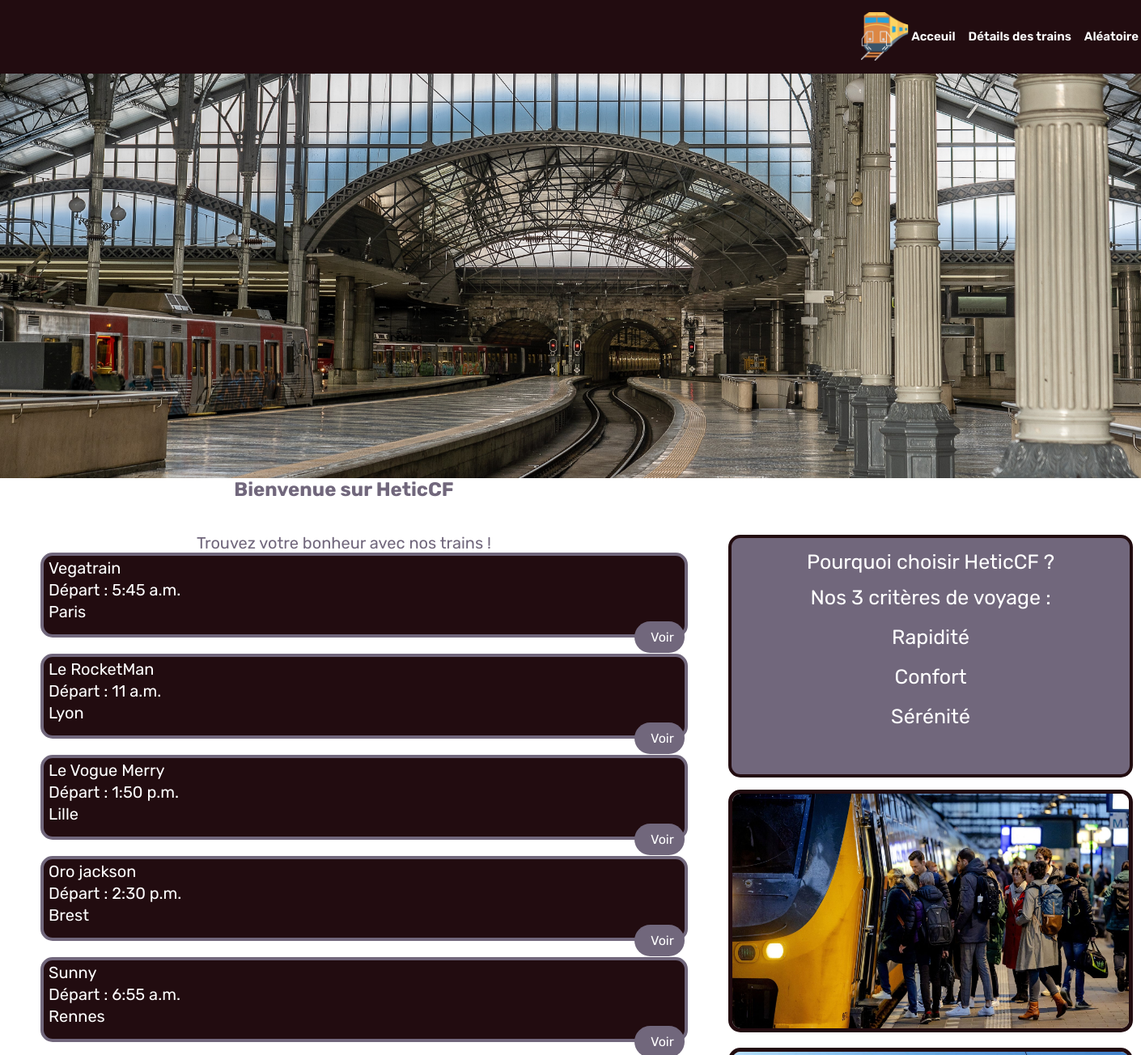
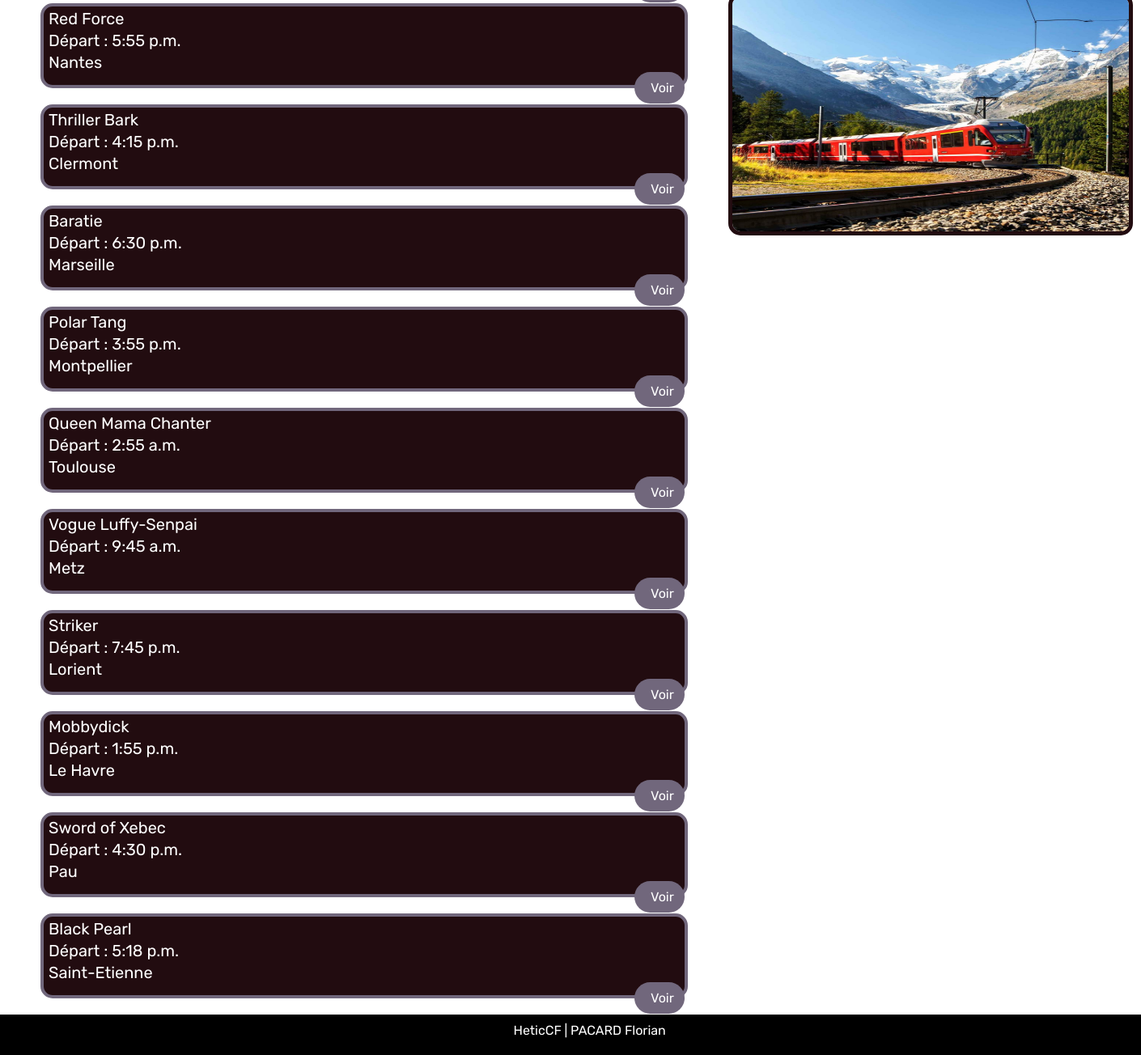
Page /Djangotrain_app/index/ on the committed database (2 pictures, top to bottom).
### Djangotrain_app/models.py (models this page shows)
class Trains (models.Model) :
    trainId = models.AutoField(primary_key= True)
    name = models.CharField(max_length = 50)
    destination = models.CharField(max_length = 50)
    overview = models.CharField(max_length = 200)
    time = models.TimeField(max_length=200)
    imagi=  models.ImageField(upload_to='static/img')
    ligne = models.IntegerField()

### Djangotrain_app/views.py (the view)
# urls.py: path('index/', views.index,name="index"),
def index(request) :
    listtouslestrains = Trains.objects.all()
    return render(request, "Djangotrain_app/index.html", {
        "listTrains" : listtouslestrains,
    })

### Djangotrain_app/templates/Djangotrain_app/index.html (shortened to what this page needs)
{%load static %}
<!DOCTYPE html>
<html lang="fr">
<head>
    <link rel="stylesheet" type="text/css" href="{% static 'style.css' %}">
</head>
<body>
    <header>
        <nav>
            <img id="logo" src="{% static 'img/rail.png' %}">
            <div id="menu">
                <a href="/Djangotrain_app/index" class="nav-l"> Acceuil </a>
                <a href="/Djangotrain_app/show/1" class="nav-l"> Détails des trains </a>
                <a href="/Djangotrain_app/hasard" class="nav-l"> Aléatoire </a>
            </div>
        </nav>
    </header>
    <main>
        <div class="container">
            <img src="{% static 'img/image_section.jpg' %}">
        </div>
        <section class="first">
            <section id="presentation">
                <div class="showtitle">
                    <h2> Bienvenue sur HeticCF</h2>
                </div>
                <div class="list">
                    <div class="showtitle">
                        <p> Trouvez votre bonheur avec nos trains ! </p>
                    </div>
                    {% for trainactuel in listTrains %}
                    <div class="trainlist">
                        <p> {{ trainactuel.name }}</p>
                        <p class="part"> Départ : {{ trainactuel.time }} </p>
                        <p class="villee"> {{ trainactuel.destination }}</p>
                        <a class="next"  href="/Djangotrain_app/show/{{ trainactuel.trainId }}"> Voir </a>
                    </div>
                    {% endfor %}
                </div>
            </section>
            <section class="scd">
                    <div class="Card">
                    <p class="card"> Pourquoi choisir HeticCF ? </p>
                    <p class="card"> Nos 3 critères de voyage : </p>
                    <p class="adj"> Rapidité </p>
                    <p class="adj"> Confort </p>
                    <p class="adj"> Sérénité</p>
                    </div>
                <article>
                    <img class="imagei" src="{% static 'img/newtrain.jpg' %}">
                </article>
                <article>
                    <img class="imagei" src="{% static 'img/luxetrain.jpg' %}">
                </article>
            </section>
        </section>
        </main>
        <footer>
            <p> HeticCF | PACARD Florian </p>
        </footer>
</body>
</html>

### Djangotrain_app/static/style.css (style rules this page uses)
:root { --font-family : "Rubik", sans-serif; }
* { margin : 0; padding: 0; box-sizing: border-box; }
body { font-family: var(--font-family); }
header { background-color: #220c10; display: flex; align-items: center; justify-content: space-between; padding-bottom: 1em; padding-top: 15px; width: 100%; }
header nav { display: flex; justify-content: flex-end; align-items: center; width: 100%; font-size: 15px; font-weight: 600; }
.nav-l { text-decoration: none; color: white; }
#menu { display: flex; justify-content: flex-end; align-items: center; gap: 1rem; padding-right: 2em; list-style: none; margin-left: 0; padding: 3px; }
#logo { width: 70px; padding-left: 10px; }
.first { border-radius: 10px; }
#presentation { display: flex; flex-direction: column; align-items: center; }
.container img { display: block; width: 100%; height: 500px; }
#presentation p { font-size: 20px; }
.first { display: flex; width: 100%; }
.list { display: flex; flex-direction: column; padding-top: 40px; }
.trainlist p { color: #220c10; }
.trainlist { display: flex; margin-left: 50px; border: solid #71677c 4px; margin-bottom: 20px; width: 800px; border-radius: 15px; background-color: #220c10; height: 105px; flex-direction: column; }
.trainlist p { margin-top: 3px; margin-left: 6px; color: white; }
.next { margin-bottom: 5px; display: inline-block; background-color: #71677c; color: white; border-radius: 30px; padding: 10px 20px; margin-left: 730px; cursor:pointer; text-decoration: none; }
.villee { margin-left: 6px; }
.part { margin-top: 200px; }
.card { display: flex; justify-content: center; align-items: center; font-size: 25px; color: white; margin: 15px; }
.Card { background-color: #71677c; width: 500px; height: 300px; border-radius: 15px; margin-left: 50px; margin-top: 70px; font-size: 25px; cursor: pointer; border: #220c10 solid 4px; }
.imagei { margin-top: 15px; width: 500px; height: 300px; border-radius: 15px; margin-left: 50px; cursor: pointer; border: solid #220c10 5px; }
.adj { display: flex; justify-content: center; align-items: center; font-size: 25px; color: white; margin: 20px; }
footer { background-color: black; display: flex; text-align: center; height: 50px; }
footer p { color: white; padding-left: 45%; margin-top: 10px; }
.showtitle { display: flex; justify-content: center; text-align: center; color: #71677c; }

### rows in the picture
Trains: name "Vegatrain", time "5:45 a.m.", destination "Paris"
Trains: name "Le RocketMan", time "11 a.m.", destination "Lyon"
Trains: name "Le Vogue Merry", time "1:50 p.m.", destination "Lille"
Trains: name "Oro jackson", time "2:30 p.m.", destination "Brest"
Trains: name "Sunny", time "6:55 a.m.", destination "Rennes"
Trains: name "Red Force", time "5:55 p.m.", destination "Nantes"
Trains: name "Thriller Bark", time "4:15 p.m.", destination "Clermont"
Trains: name "Baratie", time "6:30 p.m.", destination "Marseille"
Trains: name "Polar Tang", time "3:55 p.m.", destination "Montpellier"
Trains: name "Queen Mama Chanter", time "2:55 a.m.", destination "Toulouse"
Trains: name "Vogue Luffy-Senpai", time "9:45 a.m.", destination "Metz"
Trains: name "Striker", time "7:45 p.m.", destination "Lorient"
Trains: name "Mobbydick", time "1:55 p.m.", destination "Le Havre"
Trains: name "Sword of Xebec", time "4:30 p.m.", destination "Pau"
Trains: name "Black Pearl", time "5:18 p.m.", destination "Saint-Etienne"
